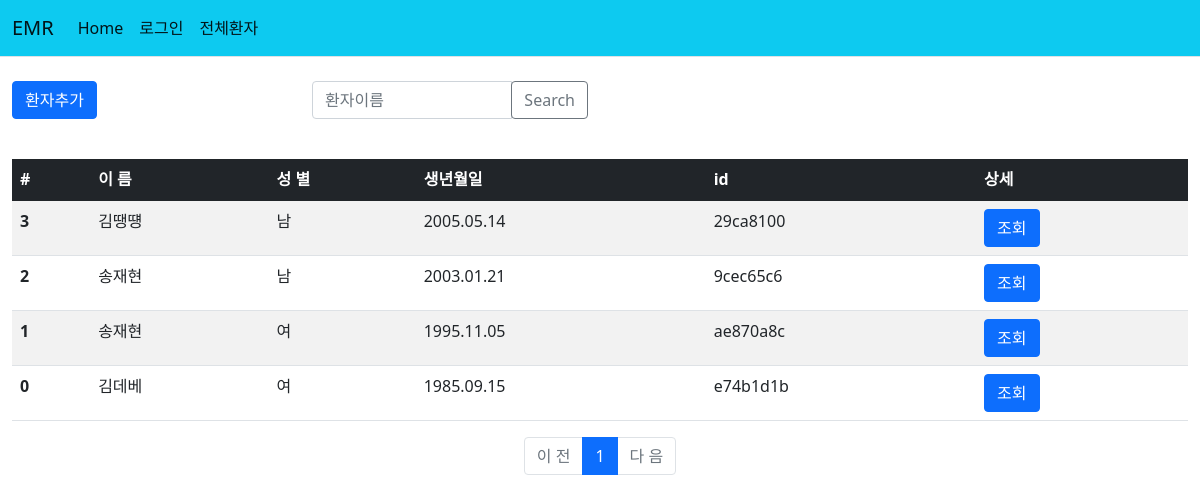
/patient/, run on an earlier commit of the app's database.
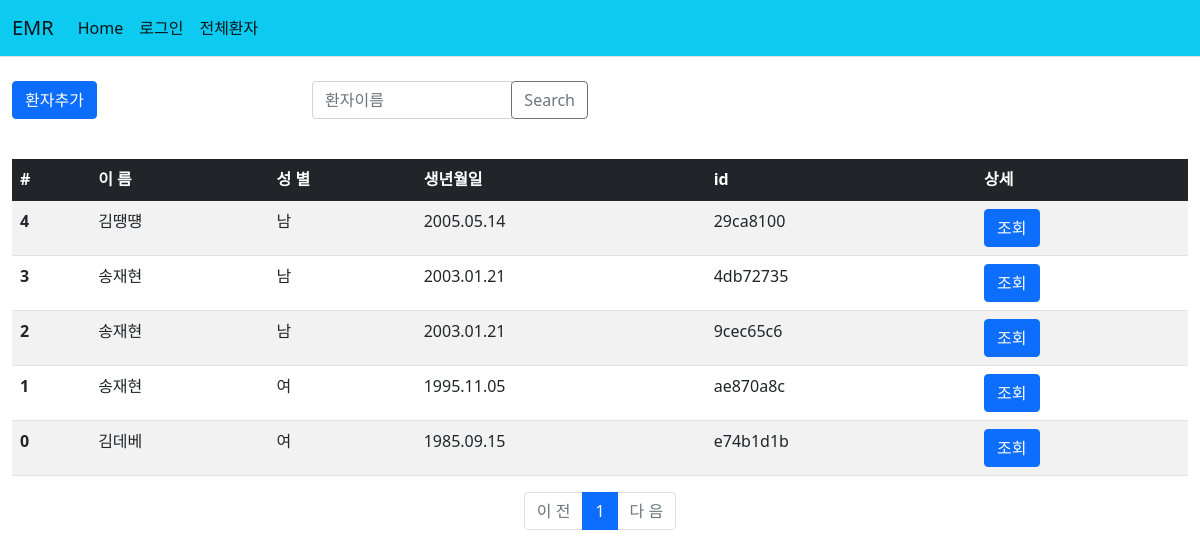
And on a later commit of the database.
### patient/models.py (models this page shows, shortened)
class Patient2(models.Model):
    id = models.CharField(primary_key=True, max_length=36, default=uuid.uuid4)
    name = models.CharField(max_length=10)
    front_resident = models.CharField(max_length=6)
    back_resident = models.CharField(max_length=1)
    phone = models.CharField(max_length=30)
    memo = models.TextField(default='memo')

### patient/views.py (the view)
# urls.py: path('', views.index, name='index'),
def index(request):
    page = request.GET.get('page', 1)
    patient_list = Patient2.objects.order_by('id')
    paginator = Paginator(patient_list, 10)
    page_obj = paginator.get_page(page)
    context = {'patient_list':page_obj}
    return render(request, 'patient/patient_list.html', context)

### patient/templatetags/patient_filter.py (called while the page is built)
@register.filter
def sub(value, arg):
    return value-arg

@register.filter
def back(value):
    ans=''
    if int(value)%2==0:
        ans = '여'
    else:
        ans = '남'
    return ans

@register.filter
def birth(value, back):
    if back=='3' or back=='4':
        year = '20'+value[:2]
    else:
        year = '19'+value[:2]
    birth = year+'.'+value[2:4]+'.'+value[4:]
    return birth

@register.filter
def id_cut(value):
    return value[:8]

### templates/patient/patient_list.html
{% extends "base.html" %}
{% load patient_filter %}
{% block content %}
<div class="container-fluid mt-4 mb-4">
    <div class="row">
        <div class="col-md-3">
            <a href="{% url 'patient:patient_add' %}" class="btn btn-primary">환자추가</a>
        </div>
        <div class="col-md-3">
            <div class="input-group mb-3">
                <input type="text" class="form-control" placeholder="환자이름" aria-label="Search 2" aria-describedby="basic-addon2">
                <div class="input-group-append">
                    <button class="btn btn-outline-secondary" type="button">Search</button>
                </div>
            </div>
        </div>
    </div>
</div>
{% if patient_list %}
<div class="container-fluid">
    <table class="table table-border table-Secondary table-striped">
        <thead>
        <tr class="table-dark">
            <th scope="col">#</th>
            <th scope="col">이 름</th>
            <th scope="col">성 별</th>
            <th scope="col">생년월일</th>
            <th scope="col">id</th>
            <th scope="col">상세</th>
        </tr>
        </thead>
        <tbody>
        {% for patient in patient_list %}
        <tr>
            <th scope="row">{{patient_list.paginator.count|sub:patient_list.start_index|sub:forloop.counter|add:1}}</th>
            <td>{{patient.name}}</td>
            <td>{{patient.back_resident|back}}</td>
            <td>{{patient.front_resident|birth:patient.back_resident}}</td>
            <td>{{patient.id|id_cut}}</td>
            <td><a class="btn btn-primary" href="{% url 'patient:detail' patient.id %}" role="button">조회</a></td>
        </tr>
        {% endfor %}
        </tbody>
    </table>
    <ul class="pagination justify-content-center">
        {% if patient_list.has_previous %}
        <li class="page-item">
            <a class="page-link" href="?page={{patient_list.previous_page_number}}">이 전</a>
        </li>
        {% else %}
        <li class="page-item disabled">
            <a class="page-link" tabindex="-1" aria-disabled="true" href="#">이 전</a>
        </li>
        {% endif %}
        {% for page_number in patient_list.paginator.page_range %}
        {% if page_number >= patient_list.number|add:-5 and page_number <= patient_list.number|add:5 %}
        {% if page_number == patient_list.number %}
        <li class="page-item active" aria-current="page">
            <a class="page-link" href="?page={{ page_number }}">{{ page_number }}</a>
        </li>
        {% else %}
        <li class="page-item">
            <a class="page-link" href="?page={{ page_number }}">{{ page_number }}</a>
        </li>
        {% endif %}
        {% endif %}
        {% endfor %}
        {% if patient_list.has_next %}
        <li class="page-item">
            <a class="page-link" href="?page={{ patient_list.next_page_number }}">다 음</a>
        </li>
        {% else %}
        <li class="page-item disabled">
            <a class="page-link" tabindex="-1" aria-disabled="true" href="#">다 음</a>
        </li>
        {% endif %}
    </ul>
</div>
{% else %}
    <p>환자가 없습니다.</p>
{% endif %}
{% endblock %}

What changed in the data, as far as the page shows it:
changed Patient2 "김땡떙": paginator.count|sub "3" → "4"
added Patient2: paginator.count|sub "3", name "송재현", back_resident|back "남", front_resident|birth "2003.01.21", id|id_cut "4db72735"
